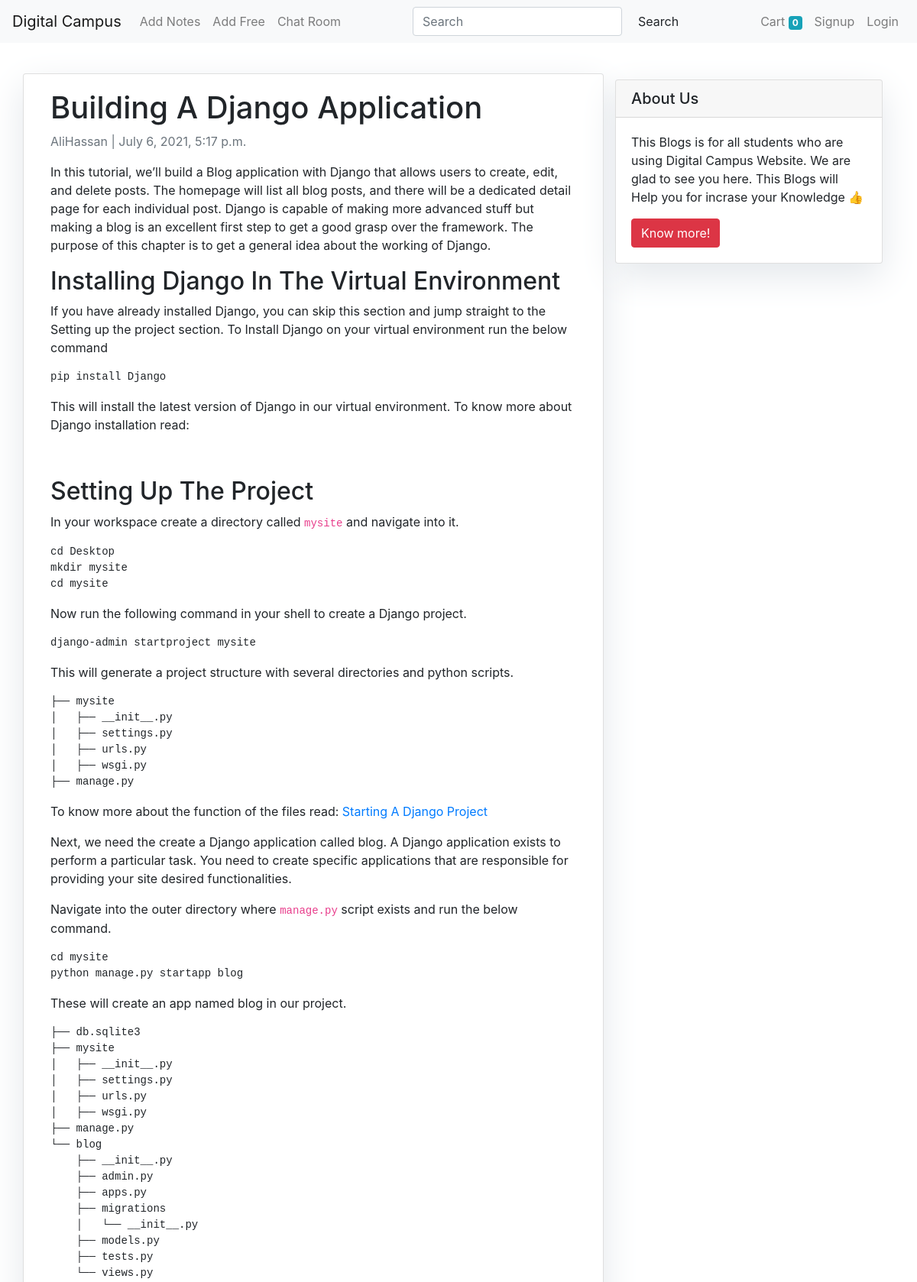
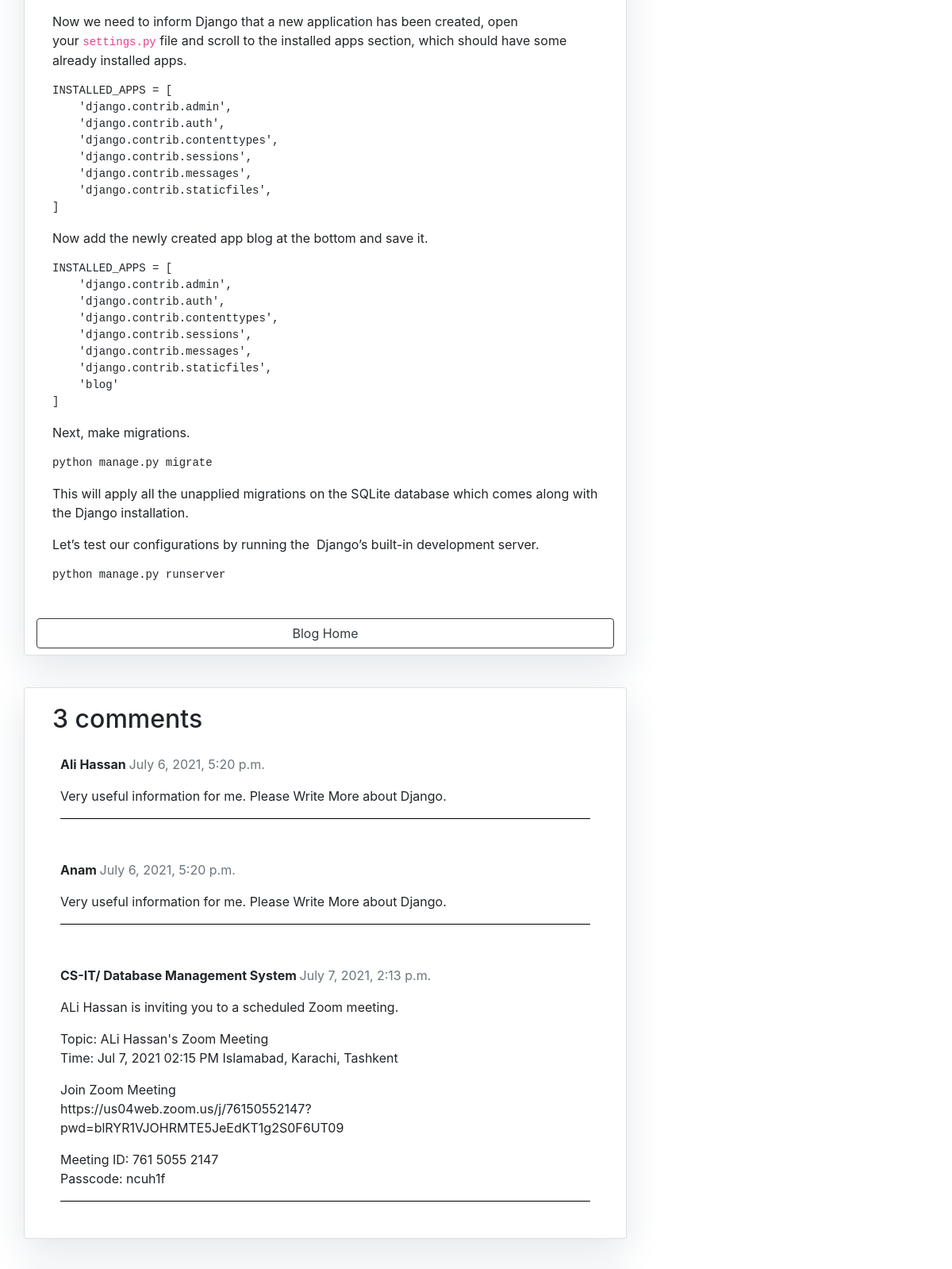
Screenshot of /blog/Django/ (upper part) with the database file from the repository (2 pictures, top to bottom).
### blog/models.py (models this page shows, shortened)
class Post(models.Model):
    title = models.CharField(max_length=2000, unique=True)
    slug = models.SlugField(max_length=200, unique=True)
    author = models.ForeignKey(User, on_delete= models.CASCADE,related_name='blog_posts')
    updated_on = models.DateTimeField(auto_now= True)
    content =RichTextField(blank = True ,  null = True)
    created_on = models.DateTimeField(auto_now_add=True)
    status = models.IntegerField(choices=STATUS, default=0)
    class Meta:
        ordering = ['-created_on']

class Comment(models.Model):
    post = models.ForeignKey(Post,on_delete=models.CASCADE,related_name='comments')
    name = models.CharField(max_length=80)
    email = models.EmailField()
    body = models.TextField()
    created_on = models.DateTimeField(auto_now_add=True)
    active = models.BooleanField(default=True)
    class Meta:
        ordering = ['created_on']

### blog/views.py (the view)
# urls.py: path('<slug:slug>/', views.post_detail, name='post_detail'),
def post_detail(request, slug):
    template_name = 'post_detail.html'
    post = get_object_or_404(Post, slug=slug)
    comments = post.comments.filter(active=True)
    new_comment = None
    if request.method == 'POST':
        comment_form = CommentForm(data=request.POST)
        if comment_form.is_valid():
            new_comment = comment_form.save(commit=False)
            new_comment.post = post
            new_comment.save()
    else:
        comment_form = CommentForm()
    return render(request, template_name, {'post': post,
                                           'comments': comments,
                                           'new_comment': new_comment,
                                           'comment_form': comment_form})

### blog/forms.py
class CommentForm(forms.ModelForm):
    class Meta:
        model = Comment
        fields = ('name', 'email', 'body')
        widgets = {
             'name' : forms.TextInput(attrs={'class':'form-control',  }),
             'email' : forms.EmailInput(attrs={'class':'form-control',}),
             'body' : forms.Textarea(attrs={'class':'form-control', }),
             }

### blog/templates/post_detail.html (shortened to what this page needs)
{% extends 'base.html' %}
 {% block content %}
{% load crispy_forms_tags %}
<div class="container">
  <div class="row">
    <div class="col-md-8 card mb-4  mt-3 left  top">
      <div class="card-body">
        <h1>{% block title %} {{ post.title }} {% endblock title %}</h1>
        <p class=" text-muted">{{ post.author }} | {{ post.created_on }}</p>
        <p class="card-text ">{{ post.content | safe }}</p>
      </div>
      <a class="btn btn-outline-dark my-2" href="/blog" role="button">Blog Home</a>
    </div>
    {% block sidebar %} {% include 'sidebar.html' %} {% endblock sidebar %}
    <div class="col-md-8 card mb-4  mt-3 ">
      <div class="card-body">
        {% with comments.count as total_comments %}
        <h2>{{ total_comments | safe }} comments</h2>
          {% endwith %} {% for comment in comments %}
        <div class="comments" style="padding: 10px;">
          <p class="font-weight-bold">
            {{ comment.name }}
            <span class=" text-muted font-weight-normal">
              {{ comment.created_on }}
            </span>
          </p>
          {{ comment.body | linebreaks | safe }}
          <hr style="border: none; border-bottom: 1px solid black;">
        </div>
        {% endfor %}
      </div>
    </div>
    </div>
  </div>
{% endblock %}

### store/static/css/style.css (style rules this page uses)
html { position: relative; min-height: 100%; }
body { margin-bottom: 60px; }

### blog/templates/sidebar.html (style rules this page uses)
.card { box-shadow: 0 16px 48px #E3E7EB; }

### rows the page displays
Post: title "Building A Django Application", author "AliHassan", created_on "July 6, 2021, 5:17 p.m.", content "In this tutorial, we’ll build a Blog application with Django that allows users to create, edit, and delete posts. The homepage will list all blog posts, and there will be a dedicated detail page for each individual post. Django is capable of making more advanced stuff but making a blog is an excellent first step to get a good grasp over the framework. The purpose of this chapter is to get a general idea about the working of Django. Installing Django In The Virtual Environment If you have already installed Django, you can skip this section and jump straight to the Setting up the project section. To Install Django on your virtual environment run the below command pip install Django This will…"
Comment: name "Ali Hassan", created_on "July 6, 2021, 5:20 p.m.", body "Very useful information for me. Please Write More about Django."
Comment: name "Anam", created_on "July 6, 2021, 5:20 p.m.", body "Very useful information for me. Please Write More about Django."
Comment: name "CS-IT/ Database Management System", created_on "July 7, 2021, 2:13 p.m.", body "ALi Hassan is inviting you to a scheduled Zoom meeting. Topic: ALi Hassan's Zoom Meeting Time: Jul 7, 2021 02:15 PM Islamabad, Karachi, Tashkent Join Zoom Meeting https://us04web.zoom.us/j/76150552147?pwd=blRYR1VJOHRMTE5JeEdKT1g2S0F6UT09 Meeting ID: 761 5055 2147 Passcode: ncuh1f"

### other values shown
{{ request.session.cart.keys|length }} "0"
{{ total_comments | safe }} "3"
